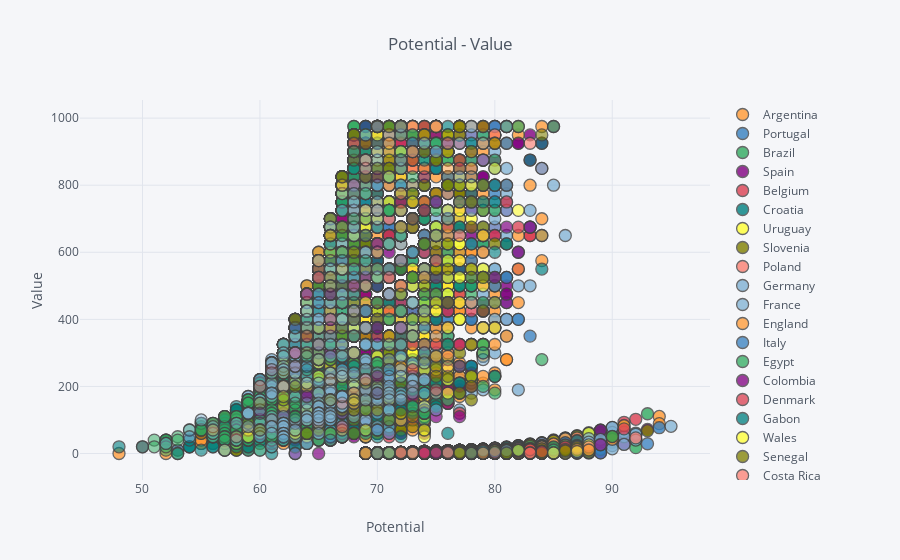

The code cell stored with this chart in its notebook:
### Markdown cell above
Plot a scatter plot of value vs. potential. Do you see a linear relationship?

### Code cell
# Your code here:

fifa.iplot(y='ValueNumeric', x='Potential', categories='Nationality',
           yTitle='Value', xTitle='Potential',
           title='Potential - Value')
